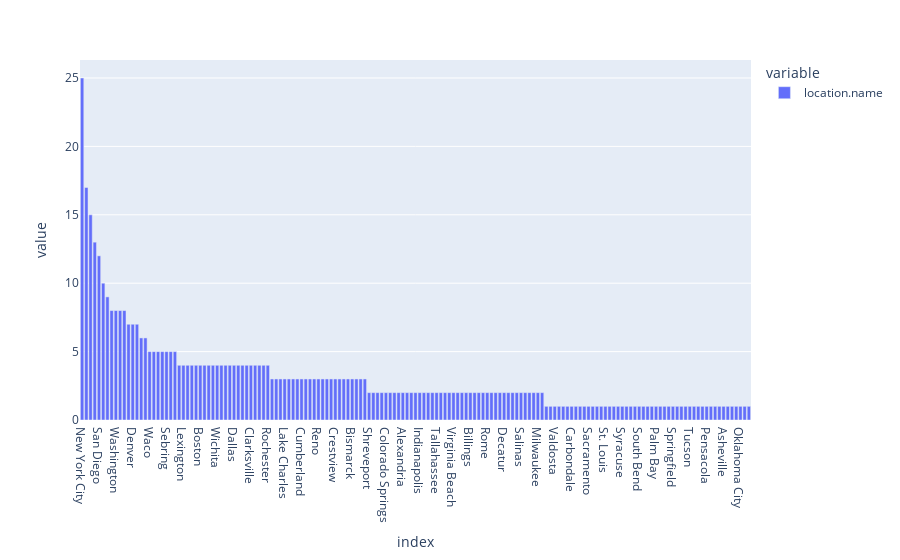

The notebook cell this image was saved under:
### Code cell
#phase1_df.groupby(by=['season','location.name']).mean(phase1_df['person.age'])
px.bar(phase1_df['location.name'].value_counts())

### Figure 1 — Plotly figure (JSON) as saved in the notebook; plotly's stock layout.template omitted (floating-point values rounded to 4 significant figures; data arrays with more than 128 entries replaced by an {"elided": "..."} marker saying what was removed)
{"data": [{"alignmentgroup": "True", "hovertemplate": "variable=location.name<br>index=%{x}<br>value=%{y}<extra></extra>", "legendgroup": "location.name", "marker": {"color": "#636efa", "pattern": {"shape": ""}}, "name": "location.name", "offsetgroup": "location.name", "orientation": "v", "showlegend": true, "textposition": "auto", "type": "bar", "x": {"elided": "159 str values"}, "xaxis": "x", "y": {"elided": "159 int values"}, "yaxis": "y"}], "layout": {"barmode": "relative", "legend": {"title": {"text": "variable"}, "tracegroupgap": 0}, "margin": {"t": 60}, "xaxis": {"anchor": "y", "domain": [0, 1], "title": {"text": "index"}}, "yaxis": {"anchor": "x", "domain": [0, 1], "title": {"text": "value"}}}}
